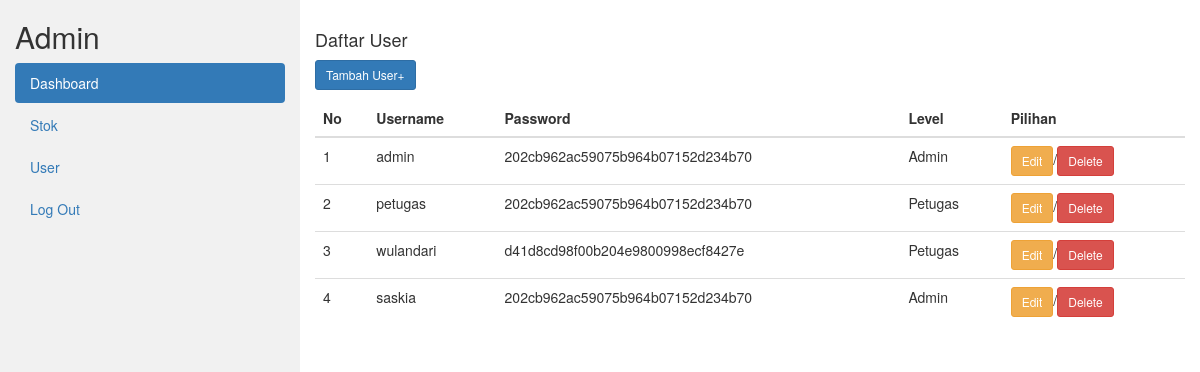
Screenshot of /petugas/index.php?page=user (signed in) with the database file from the repository.
### tables this page shows
CREATE TABLE `user` (
  `UserID` int(11) NOT NULL,
  `Username` varchar(255) NOT NULL,
  `Password` varchar(255) NOT NULL,
  `Level` enum('Admin','Petugas') NOT NULL
);

### petugas/user.php (the view)
<div class="row">
        <div class="col-lg-12 grid-margin stretch-card">
              <div class="card">
                <div class="card-body">
                    <p class="card-description">
                    <h4 class="card-title">Daftar User</h4>
                        <?php
                        if ($_SESSION['Level'] == "Admin") {
                        ?>
                        <a href="?page=tambah-user" class="btn btn-primary btn-sm">Tambah User+</a>
                        <?php
                        }
                        ?>
                    </p>
                    <div class="table-responsive">
                        <table class="table" id="dataTable" width="100%" cellspacing="0">
                            <thead>
                            <tr>
                                        <th>No</th>
                                        <th>Username</th>
                                        <th>Password</th>
                                        <th>Level</th>
                                        <?php if ($_SESSION['Level'] == "Admin") { ?>
                                        <th>Pilihan</th>
                                        <?php } ?>
                                    </tr>
                                </thead>
                                <tbody>
                                <?php
                                    $no = 1;
                                    $sql = $koneksi->query("SELECT * FROM user");
                                    while ($data= $sql->fetch_assoc()) {
                                ?>
                                <tr>
                                    <td><?php echo $no++ ?></td>
                                    <td><?php echo $data['Username']; ?></td>
                                    <td><?php echo $data['Password']; ?></td>
                                    <td><?php echo $data['Level']; ?></td>
                                    <?php if ($_SESSION['Level'] == "Admin") { ?>
                                    <td><a type='button' href='?page=edit-user&UserID=<?= $data['UserID']; ?>' class='btn btn-sm btn-warning'>Edit</a>/<a type='button' href='?page=hapus-user&UserID=<?= $data['UserID']; ?>' class='btn btn-sm btn-danger'>Delete</a></td>
                                    <?php } ?>
                                </tr>
                                <?php } ?>
                            </tbody>
                        </table>
                    </div>
                </div>
            </div>
        </div>
    </div>

### petugas/index.php (shortened to what this page needs)
<?php
include "../koneksi/koneksi.php";
$level = $_SESSION['Level'];
?>
<!DOCTYPE html>
<html lang="en">
<head>
    <link rel="stylesheet" href="../bootstrap-5.3.2-dist/bootstrap.min.css">
</head>
<body>
<div class="container-fluid">
  <div class="row content">
    <div class="col-sm-3 sidenav hidden-xs">
      <h2><?php echo $level ?></h2>
      <ul class="nav nav-pills nav-stacked">
        <li class="active"><a href="index.php">Dashboard</a></li>
        <li><a href="?page=stok">Stok</a></li>
        <li><a href="?page=user">User</a></li>
        <li><a href="logout.php">Log Out</a></li>
      </ul><br>
    </div>
    <br>
    <div class="col-sm-9">
    <?php
            if (isset($_GET['page'])) {
                $laman = $_GET['page'];
                switch ($laman) {
                    case 'user':
                        include "user.php";
                        break;
                }
            }
            else {
                include "dashboard.php";
            }
        ?>
     </div>
  </div>
</div>
</body>
</html>

### petugas/index.php (style rules this page uses)
.row.content { height: 850px }
.sidenav { background-color: #f1f1f1; height: 100%; }

### rows the page displays
user: Username "admin", Password "202cb962ac59075b964b07152d234b70", Level "Admin"
user: Username "petugas", Password "202cb962ac59075b964b07152d234b70", Level "Petugas"
user: Username "wulandari", Password "d41d8cd98f00b204e9800998ecf8427e", Level "Petugas"
user: Username "saskia", Password "202cb962ac59075b964b07152d234b70", Level "Admin"

### other values shown
$level "Admin"
